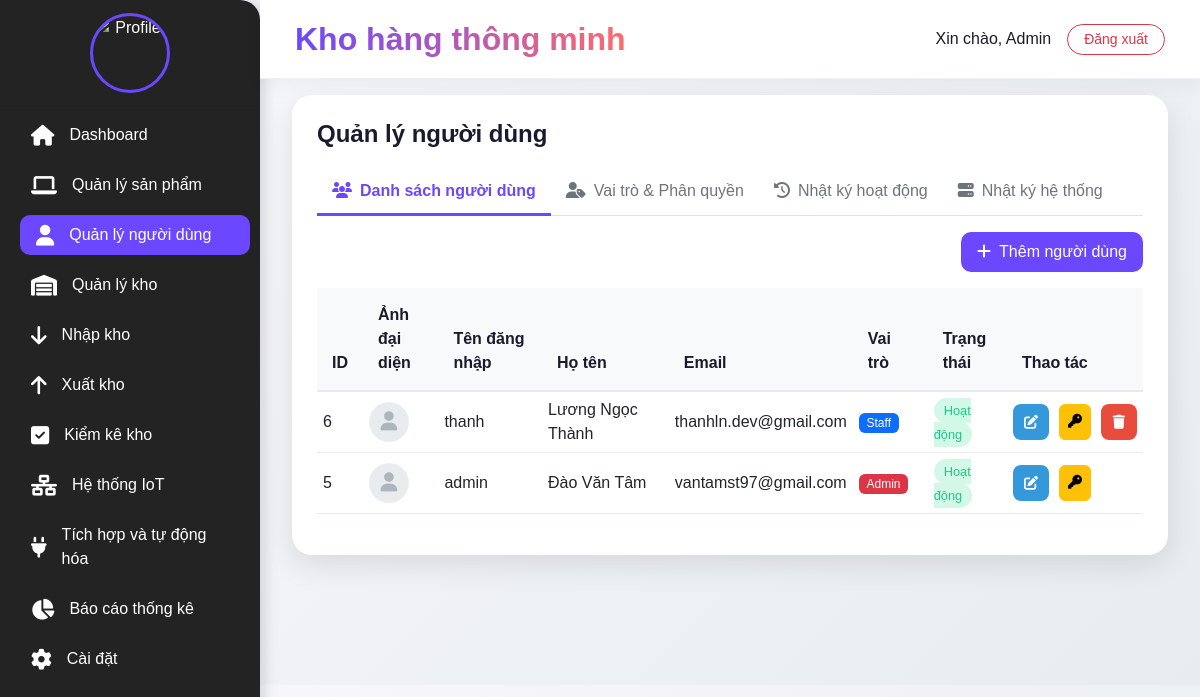
Page /admin.php?option=nhanvien (signed in) on the committed database.
### tables this page shows
CREATE TABLE `users` (
  `user_id` int(11) NOT NULL,
  `avatar` varchar(255) NOT NULL,
  `username` varchar(50) NOT NULL,
  `password` varchar(255) NOT NULL,
  `email` varchar(100) NOT NULL,
  `full_name` varchar(100) NOT NULL,
  `phone` varchar(20) DEFAULT NULL,
  `role_id` int(11) NOT NULL,
  `is_active` tinyint(1) DEFAULT 1,
  `login_attempts` int(11) DEFAULT 0,
  `is_locked` tinyint(1) DEFAULT 0,
  `last_login` datetime DEFAULT NULL,
  `otp` varchar(10) DEFAULT NULL,
  `otp_expiry` datetime DEFAULT NULL,
  `created_at` timestamp NOT NULL DEFAULT current_timestamp(),
  `updated_at` timestamp NOT NULL DEFAULT current_timestamp() ON UPDATE current_timestamp()
);

CREATE TABLE `roles` (
  `role_id` int(11) NOT NULL,
  `role_name` varchar(50) NOT NULL,
  `description` text DEFAULT NULL,
  `created_at` timestamp NOT NULL DEFAULT current_timestamp()
);

### controllers/nguoidung_controller.php (called while the page is built, shortened)
<?php
$active_tab = isset($_GET['tab']) ? $_GET['tab'] : 'users';
?>

### views/nguoidung.php (the view, shortened to what this page needs)
<?php
    include 'controllers/nguoidung_controller.php';
?>
<div class="container-fluid">
    <div class="function-container">
        <h1 class="page-title">Quản lý người dùng</h1>
        <ul class="nav nav-tabs mb-3" id="userTabs">
            <li class="nav-item">
                <a class="nav-link <?php echo $active_tab == 'users' ? 'active' : ''; ?>" href="?option=nhanvien&tab=users">
                    <i class="fas fa-users me-2"></i>Danh sách người dùng
                </a>
            </li>
            <li class="nav-item">
                <a class="nav-link <?php echo $active_tab == 'roles' ? 'active' : ''; ?>" href="?option=nhanvien&tab=roles">
                    <i class="fas fa-user-tag me-2"></i>Vai trò & Phân quyền
                </a>
            </li>
            <li class="nav-item">
                <a class="nav-link <?php echo $active_tab == 'logs' ? 'active' : ''; ?>" href="?option=nhanvien&tab=logs">
                    <i class="fas fa-history me-2"></i>Nhật ký hoạt động
                </a>
            </li>
            <li class="nav-item">
                <a class="nav-link <?php echo $active_tab == 'system_logs' ? 'active' : ''; ?>" href="?option=nhanvien&tab=system_logs">
                    <i class="fas fa-server me-2"></i>Nhật ký hệ thống
                </a>
            </li>
        </ul>
        <div class="tab-content">
            <?php if ($active_tab == 'users'): ?>
            <div class="tab-pane fade show active">
                <div class="d-flex justify-content-end mb-3">
                    <button class="btn btn-add" data-bs-toggle="modal" data-bs-target="#addUserModal">
                        <i class="fas fa-plus me-2"></i>Thêm người dùng
                    </button>
                </div>
                <div class="table-responsive">
                    <table class="table data-table">
                        <thead>
                            <tr>
                                <th width="5%">ID</th>
                                <th width="10%">Ảnh đại diện</th>
                                <th width="15%">Tên đăng nhập</th>
                                <th width="20%">Họ tên</th>
                                <th width="15%">Email</th>
                                <th width="10%">Vai trò</th>
                                <th width="10%">Trạng thái</th>
                                <th width="15%">Thao tác</th>
                            </tr>
                        </thead>
                        <tbody>
                            <?php
                            $stmt = $pdo->query("
                                SELECT u.*, r.role_name
                                FROM users u
                                JOIN roles r ON u.role_id = r.role_id
                                ORDER BY u.user_id DESC
                            ");
                            while ($user = $stmt->fetch()):
                            ?>
                            <tr>
                                <td><?php echo $user['user_id']; ?></td>
                                <td>
                                    <div class="employee-avatar">
                                        <?php if (!empty($user['avatar'])): ?>
                                            <img src="<?php echo $user['avatar']; ?>" alt="Avatar" class="avatar-img">
                                        <?php else: ?>
                                            <div class="avatar-placeholder">
                                                <i class="fas fa-user"></i>
                                            </div>
                                        <?php endif; ?>
                                    </div>
                                </td>
                                <td><?php echo htmlspecialchars($user['username']); ?></td>
                                <td><?php echo htmlspecialchars($user['full_name']); ?></td>
                                <td><?php echo htmlspecialchars($user['email']); ?></td>
                                <td>
                                    <span class="badge <?php echo $user['role_id'] == 1 ? 'bg-danger' : ($user['role_id'] == 2 ? 'bg-primary' : 'bg-success'); ?>">
                                        <?php echo htmlspecialchars($user['role_name']); ?>
                                    </span>
                                </td>
                                <td>
                                    <?php if ($user['is_locked']): ?>
                                        <span class="status-badge status-inactive">Bị khóa</span>
                                    <?php elseif ($user['is_active']): ?>
                                        <span class="status-badge status-active">Hoạt động</span>
                                    <?php else: ?>
                                        <span class="status-badge status-inactive">Vô hiệu</span>
                                    <?php endif; ?>
                                </td>
                                <td>
                                    <div class="action-buttons">
                                        <button class="btn btn-edit" data-bs-toggle="modal" data-bs-target="#editUserModal"
                                                data-id="<?php echo $user['user_id']; ?>"
                                                data-username="<?php echo htmlspecialchars($user['username']); ?>"
                                                data-fullname="<?php echo htmlspecialchars($user['full_name']); ?>"
                                                data-email="<?php echo htmlspecialchars($user['email']); ?>"
                                                data-phone="<?php echo htmlspecialchars($user['phone']); ?>"
                                                data-role="<?php echo $user['role_id']; ?>"
                                                data-active="<?php echo $user['is_active']; ?>">
                                            <i class="fas fa-edit"></i>
                                        </button>
                                        <button class="btn btn-warning" data-bs-toggle="modal" data-bs-target="#resetPasswordModal"
                                                data-id="<?php echo $user['user_id']; ?>"
                                                data-email="<?php echo htmlspecialchars($user['email']); ?>">
                                            <i class="fas fa-key"></i>
                                        </button>
                                        <?php if ($user['user_id'] != $_SESSION['user_id']):  ?>
                                        <button class="btn btn-delete" data-bs-toggle="modal" data-bs-target="#deleteUserModal"
                                                data-id="<?php echo $user['user_id']; ?>"
                                                data-name="<?php echo htmlspecialchars($user['username']); ?>">
                                            <i class="fas fa-trash"></i>
                                        </button>
                                        <?php endif; ?>
                                    </div>
                                </td>
                            </tr>
                            <?php endwhile; ?>
                        </tbody>
                    </table>
                </div>
            </div>
            <?php endif; ?>
        </div>
    </div>
</div>

### rows in the picture
users: user_id "6", username "thanh", full_name "Lương Ngọc Thành", email "thanhln.dev@gmail.com", role.role_name "Staff", is_locked "Hoạt động"
users: user_id "5", username "admin", full_name "Đào Văn Tâm", email "vantamst97@gmail.com", role.role_name "Admin", is_locked "Hoạt động"
